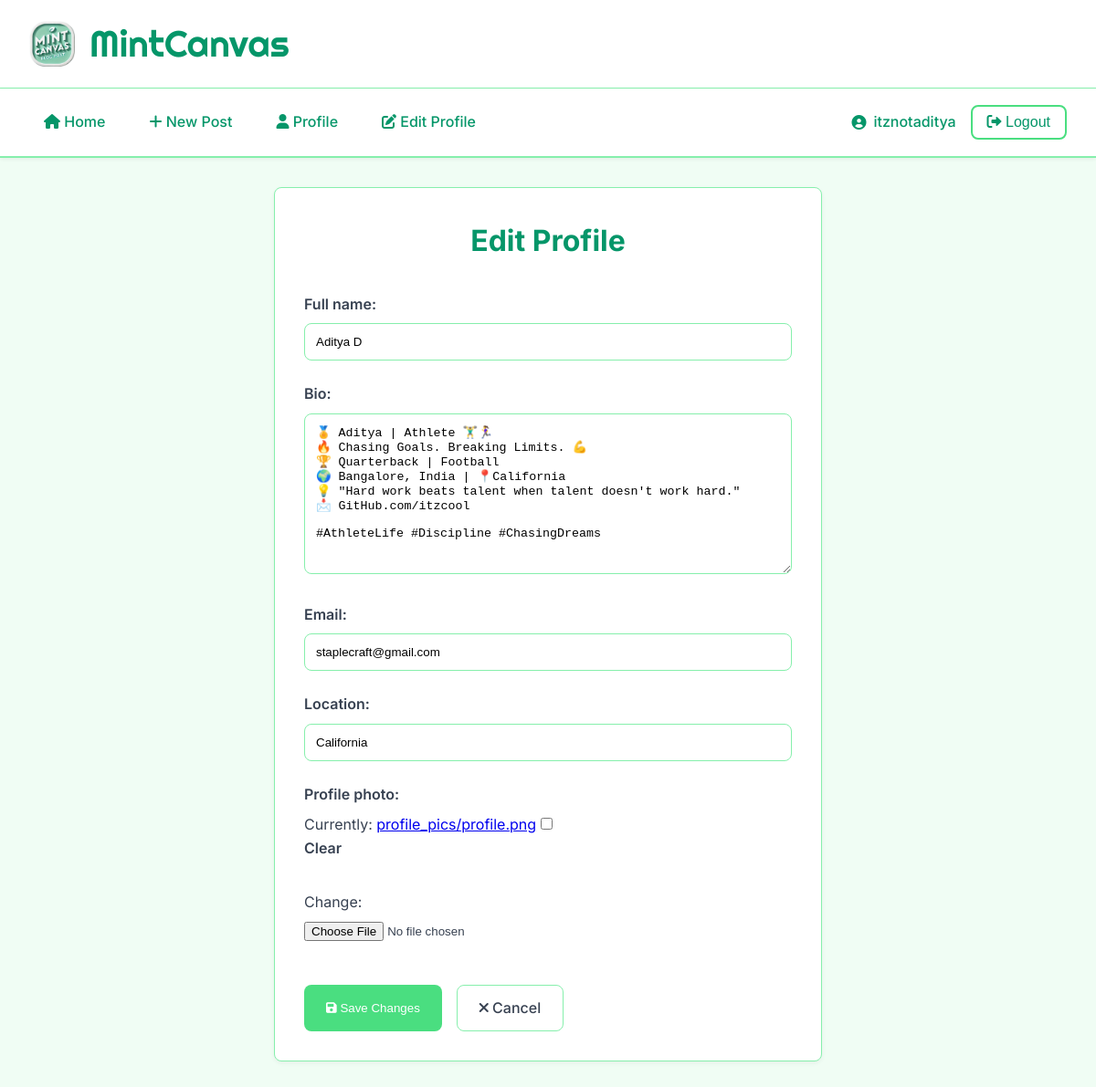
Page /profile/itznotaditya/edit/ (signed in) on the committed database.
### blog/models.py (models this page shows, shortened)
class Profile(models.Model):
    user = models.OneToOneField(User, on_delete=models.CASCADE)
    full_name = models.CharField(max_length=100, blank=True)
    bio = models.TextField(blank=True)
    email = models.EmailField(blank=True)
    location = models.CharField(max_length=100, blank=True)
    profile_photo = models.ImageField(upload_to='profile_pics/', blank=True, null=True)

### blog/views.py (the view)
# urls.py: path('profile/<str:username>/edit/', views.profile_edit, name='profile_edit'),
@login_required
def profile_edit(request, username):
    user = get_object_or_404(User, username=request.user.username)
    profile = get_object_or_404(Profile, user=user)
    if request.method == 'POST':
        form = ProfileForm(request.POST, request.FILES, instance=profile)
        if form.is_valid():
            form.save()
            return redirect('profile_view', username=request.user.username)  # Redirect back to profile view
    else:
        form = ProfileForm(instance=profile)
    return render(request, 'blog/profile_edit.html', {'form': form})

### blog/forms.py (shortened to what this page needs)
class ProfileForm(forms.ModelForm):
    class Meta:
        model = Profile
        fields = ['full_name', 'bio', 'email', 'location', 'profile_photo']

### templates/blog/profile_edit.html (shortened to what this page needs)
{% extends 'base.html' %}
{% block content %}
<div class="profile-form-container">
    <h1>Edit Profile</h1>
    <form method="POST" enctype="multipart/form-data">
        {{ form.as_p }}
        <div class="form-actions">
            <button type="submit" class="btn">
                <i class="fas fa-save"></i> Save Changes
            </button>
            <a href="{% url 'profile_view' username=user.username %}" class="btn" style="background: transparent; border: 1px solid var(--border-color); color: var(--text-color);">
                <i class="fas fa-times"></i> Cancel
            </a>
        </div>
    </form>
</div>
{% endblock %}

### templates/base.html (shortened to what this page needs)
<!DOCTYPE html>
<html lang="en">
<head>
    <link rel="stylesheet" href="https://cdnjs.cloudflare.com/ajax/libs/font-awesome/6.0.0/css/all.min.css">
</head>
<body>
    <header class="brand-header">
        <div class="brand-container">
            <img src="{{ MEDIA_URL }}logo/logo.png" alt="MintCanvas Logo" class="brand-logo">
            <a href="{% url 'home' %}" class="brand-name">MintCanvas</a>
        </div>
    </header>
    {% if user.is_authenticated %}
    <nav>
        <div class="nav-content">
            <div class="nav-links">
                <a href="{% url 'home' %}"><i class="fas fa-home"></i> Home</a>
                <a href="{% url 'post_create' %}"><i class="fas fa-plus"></i> New Post</a>
                <a href="{% url 'profile_view' username=user.username %}"><i class="fas fa-user"></i> Profile</a>
                <a href="{% url 'profile_edit' username=user.username %}"><i class="fas fa-edit"></i> Edit Profile</a>
            </div>
            <div class="user-section">
                <span class="username-display">
                    <i class="fas fa-user-circle"></i>
                    {{ user.username }}
                </span>
                <form method="POST" action="{% url 'logout' %}" style="display:inline;">
                    <button type="submit" class="logout-btn">
                        <i class="fas fa-sign-out-alt"></i> Logout
                    </button>
                </form>
            </div>
        </div>
    </nav>
    {% endif %}
    <div class="container">
        {% block content %}
        {% endblock %}
    </div>
</body>
</html>

### templates/base.html (style rules this page uses)
:root { --primary-color: #4ade80; --primary-dark: #22c55e; --secondary-color: #059669; --text-color: #374151; --light-mint: #f0fdf4; --mint-hover: #dcfce7; --border-color: #86efac; --border-radius: 8px; --transition: all 0.3s ease; }
* { box-sizing: border-box; margin: 0; padding: 0; }
body { margin: 0; padding: 0; font-family: 'Inter', -apple-system, BlinkMacSystemFont, sans-serif; background-color: var(--light-mint); color: var(--text-color); line-height: 1.6; }
.brand-header { background: white; padding: 1rem 2rem; border-bottom: 1px solid var(--border-color); }
.brand-container { max-width: 1200px; margin: 0 auto; display: flex; align-items: center; gap: 1rem; }
.brand-logo { width: 50px; height: 50px; }
.brand-name { font-family: 'Righteous', cursive; font-size: 2.5rem; color: var(--secondary-color); text-decoration: none; margin: 0; }
nav { background: white; padding: 1rem 2rem; box-shadow: 0 2px 4px rgba(0,0,0,0.05); position: sticky; top: 0; z-index: 1000; border-bottom: 2px solid var(--border-color); }
nav .nav-content { max-width: 1200px; margin: 0 auto; display: flex; justify-content: space-between; align-items: center; }
.nav-links { display: flex; align-items: center; gap: 1rem; }
nav a { color: var(--secondary-color); text-decoration: none; padding: 0.5rem 1rem; border-radius: var(--border-radius); transition: var(--transition); font-weight: 500; }
.user-section { display: flex; align-items: center; gap: 1rem; }
.username-display { color: var(--secondary-color); font-weight: 500; display: flex; align-items: center; gap: 0.5rem; }
.container { max-width: 1200px; margin: 2rem auto; padding: 0 2rem; }
.btn { background: var(--primary-color); color: white; padding: 0.75rem 1.5rem; border: none; border-radius: var(--border-radius); cursor: pointer; font-weight: 500; transition: var(--transition); text-decoration: none; display: inline-block; }
.logout-btn { background: none; border: 2px solid var(--primary-color); color: var(--secondary-color); cursor: pointer; font-size: 1rem; padding: 0.5rem 1rem; border-radius: var(--border-radius); transition: var(--transition); }

### templates/blog/profile_edit.html (style rules this page uses)
.profile-form-container { max-width: 600px; margin: 0 auto; background: white; padding: 2rem; border-radius: var(--border-radius); box-shadow: 0 2px 5px rgba(0,0,0,0.05); border: 1px solid var(--border-color); }
.profile-form-container h1 { color: var(--secondary-color); margin-bottom: 2rem; font-size: 2rem; text-align: center; }
.profile-form-container form { display: flex; flex-direction: column; gap: 1.5rem; }
.profile-form-container p { margin: 0; }
.profile-form-container label { display: block; margin-bottom: 0.5rem; font-weight: 600; color: var(--text-color); }
.profile-form-container input[type="text"], .profile-form-container input[type="email"], .profile-form-container textarea { width: 100%; padding: 0.75rem; border: 1px solid var(--border-color); border-radius: var(--border-radius); transition: var(--transition); }
.profile-form-container input[type="file"] { width: 100%; padding: 0.5rem 0; }
.form-actions { display: flex; gap: 1rem; margin-top: 1rem; }

### rows in the picture
Profile: full_name "Aditya D", bio "🏅 Aditya | Athlete 🏋️‍♂️🏃‍♀️ 🔥 Chasing Goals. Breaking Limits. 💪 🏆 Quarterback | Football 🌍 Bangalore, India | 📍California 💡 \"Hard work beats talent when talent doesn't work hard.\" 📩 GitHub.com/itzcool #AthleteLife #Discipline #ChasingDreams", email "staplecraft@gmail.com", location "California"

### other values in the picture
{{ user.username }} "itznotaditya"
